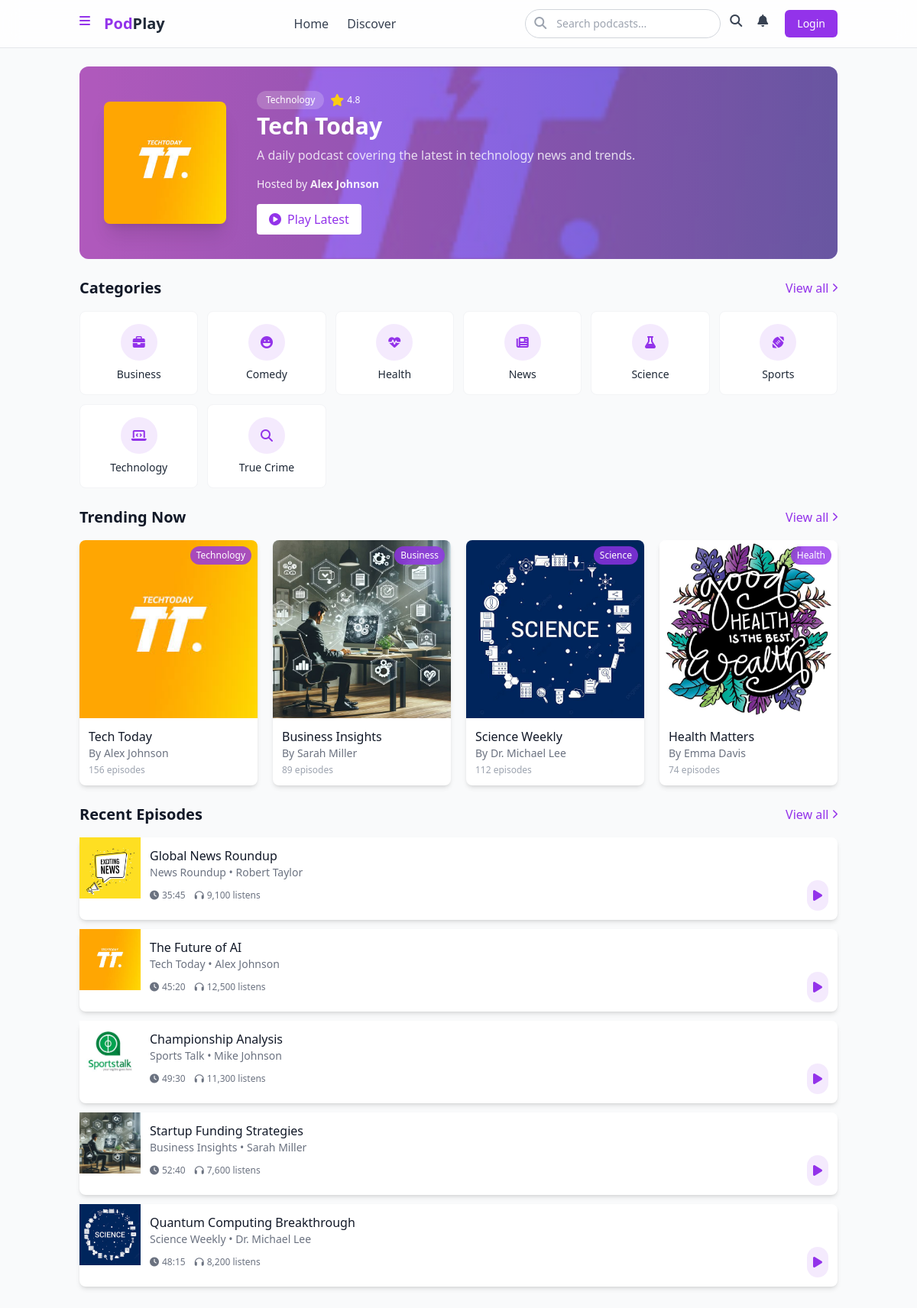
The page / on the database its author committed.
### tables this page shows
CREATE TABLE IF NOT EXISTS podcasts (
    id INT AUTO_INCREMENT PRIMARY KEY,
    title VARCHAR(100) NOT NULL,
    description TEXT NOT NULL,
    host VARCHAR(100) NOT NULL,
    cover_image VARCHAR(100) NOT NULL,
    category VARCHAR(50) NOT NULL,
    is_featured BOOLEAN DEFAULT 0,
    rating DECIMAL(3,1) DEFAULT 0.0,
    listens INT DEFAULT 0,
    episode_count INT DEFAULT 0,
    created_at DATETIME DEFAULT CURRENT_TIMESTAMP,
    updated_at DATETIME DEFAULT CURRENT_TIMESTAMP ON UPDATE CURRENT_TIMESTAMP
);

CREATE TABLE IF NOT EXISTS categories (
    id INT AUTO_INCREMENT PRIMARY KEY,
    name VARCHAR(50) NOT NULL,
    icon VARCHAR(50) NOT NULL,
    created_at DATETIME DEFAULT CURRENT_TIMESTAMP
);

CREATE TABLE IF NOT EXISTS episodes (
    id INT AUTO_INCREMENT PRIMARY KEY,
    podcast_id INT NOT NULL,
    title VARCHAR(100) NOT NULL,
    description TEXT NOT NULL,
    audio_file VARCHAR(100) NOT NULL,
    duration VARCHAR(10) NOT NULL,
    release_date DATE NOT NULL,
    listens INT DEFAULT 0,
    show_notes TEXT,
    created_at DATETIME DEFAULT CURRENT_TIMESTAMP,
    updated_at DATETIME DEFAULT CURRENT_TIMESTAMP ON UPDATE CURRENT_TIMESTAMP,
    FOREIGN KEY (podcast_id) REFERENCES podcasts(id) ON DELETE CASCADE
);

### functions.php (called while the page is built, shortened)
<?php
function getFeaturedPodcast() {
    global $conn;
    $query = "SELECT * FROM podcasts WHERE is_featured = 1 LIMIT 1";
    $result = mysqli_query($conn, $query);
    if(mysqli_num_rows($result) > 0) {
        return mysqli_fetch_assoc($result);
    }
    return null;
}
function getTrendingPodcasts($limit = 4) {
    global $conn;
    $query = "SELECT * FROM podcasts ORDER BY listens DESC LIMIT ?";
    $stmt = mysqli_prepare($conn, $query);
    mysqli_stmt_bind_param($stmt, "i", $limit);
    mysqli_stmt_execute($stmt);
    $result = mysqli_stmt_get_result($stmt);
    $podcasts = [];
    while($row = mysqli_fetch_assoc($result)) {
        $podcasts[] = $row;
    }
    return $podcasts;
}
function getRecentEpisodes($limit = 5) {
    global $conn;
    $query = "SELECT e.*, p.title as podcast_title, p.host, p.cover_image FROM episodes e
              JOIN podcasts p ON e.podcast_id = p.id
              ORDER BY e.release_date DESC LIMIT ?";
    $stmt = mysqli_prepare($conn, $query);
    mysqli_stmt_bind_param($stmt, "i", $limit);
    mysqli_stmt_execute($stmt);
    $result = mysqli_stmt_get_result($stmt);
    $episodes = [];
    while($row = mysqli_fetch_assoc($result)) {
        $episodes[] = $row;
    }
    return $episodes;
}
function getCategories() {
    global $conn;
    $query = "SELECT * FROM categories ORDER BY name";
    $result = mysqli_query($conn, $query);
    $categories = [];
    while($row = mysqli_fetch_assoc($result)) {
        $categories[] = $row;
    }
    return $categories;
}
?>

### home.php (the view, shortened to what this page needs)
<?php
$featured_podcast = getFeaturedPodcast();
$trending_podcasts = getTrendingPodcasts();
$recent_episodes = getRecentEpisodes();
$categories = getCategories();
?>
<div class="rounded-xl overflow-hidden bg-gradient-to-r from-purple-600/90 to-indigo-700 relative">
    <?php if($featured_podcast): ?>
    <div class="absolute inset-0 bg-cover bg-center opacity-20" style="background-image: url('assets/images/podcasts/<?php echo $featured_podcast['cover_image']; ?>')"></div>
    <div class="relative z-10 p-6 md:p-8 flex flex-col md:flex-row items-center gap-6 md:gap-10">
        <img
            src="assets/images/podcasts/<?php echo $featured_podcast['cover_image']; ?>"
            alt="<?php echo $featured_podcast['title']; ?>"
            class="w-40 h-40 rounded-lg shadow-xl"
        >
        <div class="flex-1 text-white">
            <div class="flex items-center gap-2 mb-1">
                <span class="bg-white/20 backdrop-blur-sm text-xs px-3 py-1 rounded-full">
                    <?php echo $featured_podcast['category']; ?>
                </span>
                <div class="flex items-center gap-1">
                    <i class="fas fa-star text-yellow-400"></i>
                    <span class="text-xs font-medium"><?php echo number_format($featured_podcast['rating'], 1); ?></span>
                </div>
            </div>
            <h2 class="text-2xl md:text-3xl font-bold mb-2"><?php echo $featured_podcast['title']; ?></h2>
            <p class="text-white/80 text-sm md:text-base mb-4 line-clamp-2 md:line-clamp-3">
                <?php echo $featured_podcast['description']; ?>
            </p>
            <p class="text-white/90 text-sm mb-4">Hosted by <span class="font-semibold"><?php echo $featured_podcast['host']; ?></span></p>
            <div class="flex flex-wrap gap-3">
                <a href="index.php?page=podcast&id=<?php echo $featured_podcast['id']; ?>" class="inline-flex items-center gap-2 bg-white text-purple-600 hover:bg-white/90 px-4 py-2 rounded font-medium transition-colors">
                    <i class="fas fa-play-circle"></i>
                    Play Latest
                </a>
            </div>
        </div>
    </div>
    <?php endif; ?>
</div>
<div class="mb-8">
    <div class="flex justify-between items-center mb-4">
        <h2 class="text-xl font-bold text-gray-900">Categories</h2>
        <a href="index.php?page=categories" class="text-purple-600 flex items-center gap-1 hover:underline">
            View all <i class="fas fa-chevron-right text-xs"></i>
        </a>
    </div>
    <div class="grid grid-cols-2 sm:grid-cols-3 md:grid-cols-4 lg:grid-cols-6 gap-3">
        <?php foreach($categories as $category): ?>
        <a
            href="index.php?page=category&id=<?php echo $category['id']; ?>"
            class="flex flex-col items-center p-4 bg-white rounded-lg border border-gray-100 hover:border-purple-600/30 hover:shadow-md transition-all duration-200"
        >
            <div class="w-12 h-12 bg-purple-600/10 rounded-full flex items-center justify-center mb-2">
                <i class="<?php echo $category['icon']; ?> text-purple-600"></i>
            </div>
            <span class="text-gray-800 text-sm font-medium"><?php echo $category['name']; ?></span>
        </a>
        <?php endforeach; ?>
    </div>
</div>
<div class="mb-8">
    <div class="flex justify-between items-center mb-4">
        <h2 class="text-xl font-bold text-gray-900">Trending Now</h2>
        <a href="index.php?page=trending" class="text-purple-600 flex items-center gap-1 hover:underline">
            View all <i class="fas fa-chevron-right text-xs"></i>
        </a>
    </div>
    <div class="grid grid-cols-1 sm:grid-cols-2 md:grid-cols-3 lg:grid-cols-4 gap-5">
        <?php foreach($trending_podcasts as $podcast): ?>
        <div class="bg-white rounded-lg shadow-md hover:shadow-lg transition-shadow duration-300 overflow-hidden group">
            <div class="relative">
                <img
                    src="assets/images/podcasts/<?php echo $podcast['cover_image']; ?>"
                    alt="<?php echo $podcast['title']; ?>"
                    class="w-full aspect-square object-cover"
                >
                <div class="absolute top-2 right-2 bg-purple-600/80 text-white text-xs py-1 px-2 rounded-full backdrop-blur-sm">
                    <?php echo $podcast['category']; ?>
                </div>
            </div>
            <div class="p-3">
                <h3 class="font-medium text-gray-900 truncate"><?php echo $podcast['title']; ?></h3>
                <p class="text-sm text-gray-500 truncate">By <?php echo $podcast['host']; ?></p>
                <p class="text-xs text-gray-400 mt-1"><?php echo $podcast['episode_count']; ?> episodes</p>
            </div>
        </div>
        <?php endforeach; ?>
    </div>
</div>
<div class="mb-8">
    <div class="flex justify-between items-center mb-4">
        <h2 class="text-xl font-bold text-gray-900">Recent Episodes</h2>
        <a href="index.php?page=recent" class="text-purple-600 flex items-center gap-1 hover:underline">
            View all <i class="fas fa-chevron-right text-xs"></i>
        </a>
    </div>
    <div class="space-y-3">
        <?php foreach($recent_episodes as $episode): ?>
        <div class="bg-white rounded-lg shadow-md hover:bg-gray-50 flex">
            <img
                src="assets/images/podcasts/<?php echo $episode['cover_image']; ?>"
                alt="<?php echo $episode['title']; ?>"
                class="w-20 h-20 object-cover"
            >
            <div class="flex-1 p-3 flex flex-col justify-between">
                <div>
                    <h3 class="font-medium text-gray-900 truncate"><?php echo $episode['title']; ?></h3>
                    <p class="text-sm text-gray-500 truncate"><?php echo $episode['podcast_title']; ?> • <?php echo $episode['host']; ?></p>
                </div>
                <div class="flex justify-between items-center">
                    <div class="flex items-center text-xs text-gray-500 space-x-3">
                        <span class="flex items-center gap-1">
                            <i class="fas fa-clock"></i> <?php echo $episode['duration']; ?>
                        </span>
                        <span class="flex items-center gap-1">
                            <i class="fas fa-headphones"></i> <?php echo number_format($episode['listens']); ?> listens
                        </span>
                    </div>
                    <?php if(isset($_SESSION['user_id'])): ?>
                    <a href="index.php?page=listen&id=<?php echo $episode['id']; ?>" class="p-2 rounded-full bg-purple-600/10 hover:bg-purple-600/20 transition-colors">
                        <i class="fas fa-play text-purple-600"></i>
                    </a>
                    <?php else: ?>
                    <a href="index.php?page=login" class="p-2 rounded-full bg-purple-600/10 hover:bg-purple-600/20 transition-colors">
                        <i class="fas fa-play text-purple-600"></i>
                    </a>
                    <?php endif; ?>
                </div>
            </div>
        </div>
        <?php endforeach; ?>
    </div>
</div>

### index.php (shortened to what this page needs)
<?php
include_once("includes/config.php");
include_once("includes/functions.php");
?>
<!DOCTYPE html>
<html lang="en">
<head>
    <link href="assets/css/output.css" rel="stylesheet">
    <link rel="stylesheet" href="https://cdnjs.cloudflare.com/ajax/libs/font-awesome/6.4.0/css/all.min.css">
</head>
<body class="min-h-screen flex flex-col bg-gray-50 pb-24">
    <?php include("includes/navbar.php"); ?>
    <main class="flex-grow container mx-auto px-4 py-6 space-y-6" id="mainContent">
        <?php
        $page = isset($_GET['page']) ? $_GET['page'] : 'home';
        switch($page) {
            case 'home':
                include("pages/home.php");
                break;
        }
        ?>
    </main>
</body>
</html>

### navbar.php (shortened to what this page needs)
<nav class="sticky top-0 z-50 bg-white/80 backdrop-blur-md border-b border-gray-200 py-3">
    <div class="container mx-auto px-4 flex items-center justify-between">
        <div class="flex items-center gap-2">
            <i class="fas fa-bars w-6 h-6 cursor-pointer md:hidden text-purple-600"></i>
            <a href="index.php" class="flex items-center">
                <span class="text-xl font-bold text-purple-600">Pod</span>
                <span class="text-xl font-bold text-gray-800">Play</span>
            </a>
        </div>
        <div class="hidden md:flex items-center space-x-6">
            <a href="index.php" class="text-gray-700 hover:text-purple-600 transition-colors">Home</a>
            <a href="index.php?page=categories" class="text-gray-700 hover:text-purple-600 transition-colors">Discover</a>
        </div>
        <div class="flex items-center gap-3">
            <div class="relative hidden md:block">
                <input
                    type="text"
                    placeholder="Search podcasts..."
                    class="w-48 lg:w-64 pl-10 pr-4 py-2 text-sm rounded-full border border-gray-300 focus:outline-none focus:border-purple-600"
                >
                <i class="fas fa-search absolute left-3 top-2.5 w-4 h-4 text-gray-400"></i>
            </div>
            <i class="fas fa-search w-6 h-6 md:hidden text-gray-700"></i>
            <i class="fas fa-bell w-6 h-6 text-gray-700"></i>
            <?php if(isset($_SESSION['user_id'])): ?>
                <div class="relative group">
                    <button class="rounded-full bg-gray-100 w-10 h-10 flex items-center justify-center">
                        <i class="fas fa-user text-gray-700"></i>
                    </button>
                    <div class="absolute right-0 mt-2 w-48 bg-white rounded-md shadow-lg hidden group-hover:block">
                        <div class="py-1">
                            <p class="px-4 py-2 text-sm text-gray-700 border-b border-gray-100">
                                Hello, <?php echo $_SESSION['username']; ?>
                            </p>
                            <a href="index.php?page=profile" class="block px-4 py-2 text-sm text-gray-700 hover:bg-gray-100">Profile</a>
                            <a href="index.php?page=settings" class="block px-4 py-2 text-sm text-gray-700 hover:bg-gray-100">Settings</a>
                            <a href="includes/logout.php" class="block px-4 py-2 text-sm text-red-600 hover:bg-gray-100">Logout</a>
                        </div>
                    </div>
                </div>
            <?php else: ?>
                <a href="index.php?page=login" class="px-4 py-2 text-sm font-medium text-white bg-purple-600 rounded-md hover:bg-purple-700 transition-colors">
                    Login
                </a>
            <?php endif; ?>
        </div>
    </div>
</nav>

### rows shown on the page
podcasts: cover_image (picture), category "Technology", rating "4.8", title "Tech Today", description "A daily podcast covering the latest in technology news and trends.", host "Alex Johnson", episode_count "156"
categories: name "Business"
categories: name "Comedy"
categories: name "Health"
categories: name "News"
categories: name "Science"
categories: name "Sports"
categories: name "Technology"
categories: name "True Crime"
podcasts: cover_image (picture), category "Business", title "Business Insights", host "Sarah Miller", episode_count "89"
podcasts: cover_image (picture), category "Science", title "Science Weekly", host "Dr. Michael Lee", episode_count "112"
podcasts: cover_image (picture), category "Health", title "Health Matters", host "Emma Davis", episode_count "74"
episodes: podcast.cover_image (picture), title "Global News Roundup", podcast.title "News Roundup", podcast.host "Robert Taylor", duration "35:45", listens "9,100"
episodes: podcast.cover_image (picture), title "The Future of AI", podcast.title "Tech Today", podcast.host "Alex Johnson", duration "45:20", listens "12,500"
episodes: podcast.cover_image (picture), title "Championship Analysis", podcast.title "Sports Talk", podcast.host "Mike Johnson", duration "49:30", listens "11,300"
episodes: podcast.cover_image (picture), title "Startup Funding Strategies", podcast.title "Business Insights", podcast.host "Sarah Miller", duration "52:40", listens "7,600"
episodes: podcast.cover_image (picture), title "Quantum Computing Breakthrough", podcast.title "Science Weekly", podcast.host "Dr. Michael Lee", duration "48:15", listens "8,200"
